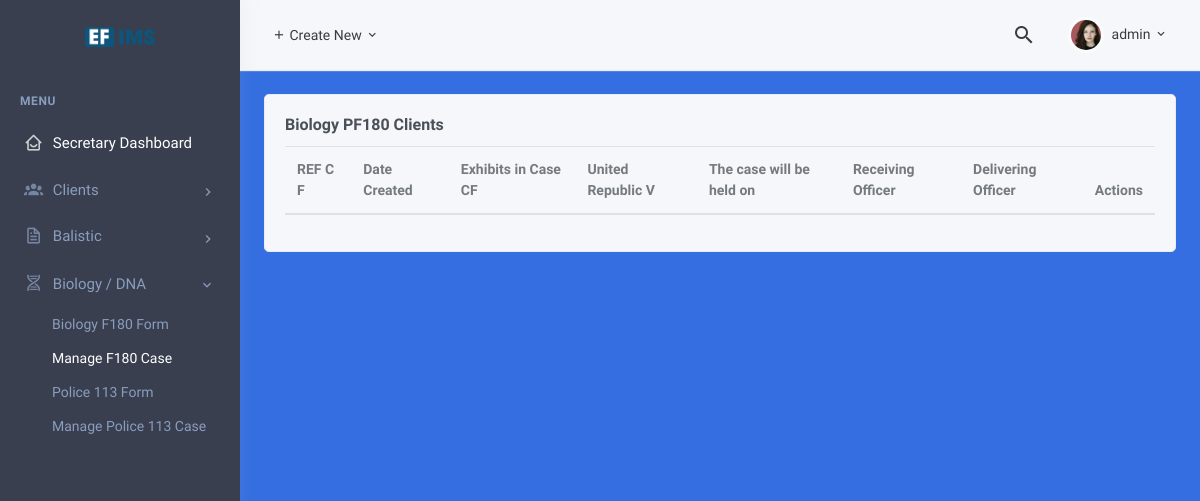
The page /dna/biology/ (signed in) on the database as committed earlier.
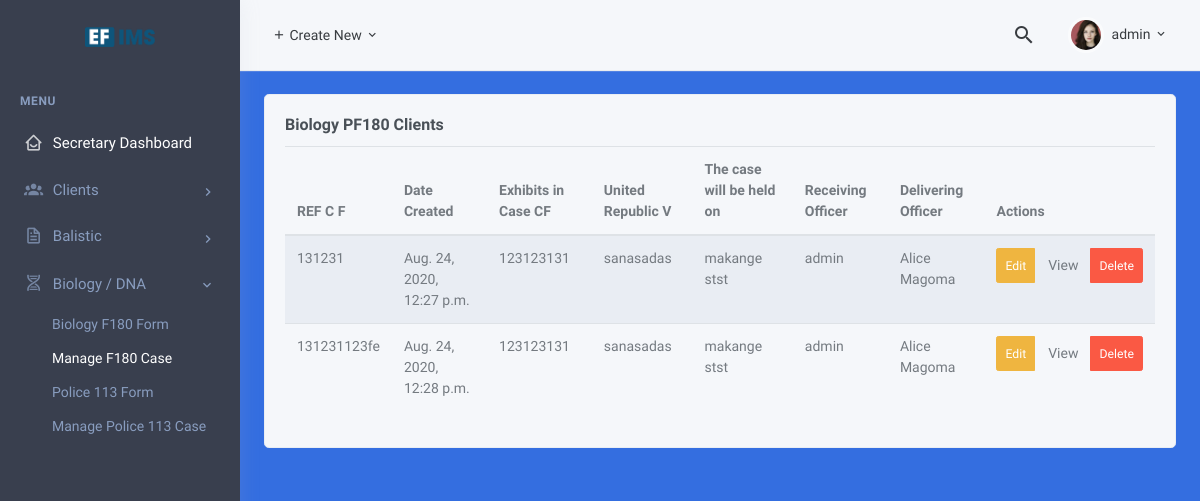
The same page on the database as committed later.
### dna/models.py (models this page shows, shortened)
class BiologyPF180(models.Model):
    ref = models.CharField(verbose_name="REF C F", max_length=100,blank=False,null=False)
    date = models.DateTimeField(verbose_name="Date Created",auto_now_add=True)
    casecf = models.CharField(verbose_name="Exhibits in Case CF", max_length=100,null=False,blank=False)
    united = models.CharField(verbose_name="United Republic V", max_length=100,null=False,blank=False)
    venue = models.CharField(verbose_name="The case will be held on", max_length=100,null=False,blank=False)
    brief = models.TextField()
    receicer = models.ForeignKey('auth.User',on_delete=models.CASCADE,related_name="receiving_officer",verbose_name="receiving officer")
    deliver = models.ForeignKey(Client,on_delete=models.CASCADE,related_name="delivering_officer",verbose_name="delivering officer")
    exihibit_marked = models.CharField(verbose_name="Exihibit Marked", max_length=50)
    exihibit_description = models.CharField(verbose_name="Description of exihibit", max_length=160)
    points = models.CharField(verbose_name="Points of which Opinions is required", max_length=160)
    class Meta:
        verbose_name = 'Biology or DNA PF180'
        verbose_name_plural = 'Biology or DNA PF180'
    def get_absolute_url(self):
        from django.urls import reverse
        return reverse('dna:detail', kwargs={'pk': self.pk})

### pages/models.py (models this page shows, shortened)
class Client(models.Model):
    ir = models.CharField(help_text="Enter IR", max_length=160,null=False,blank=False, verbose_name="IR")
    casetype = models.CharField(help_text="Enter Case Type", max_length=160,null=False,blank=False,verbose_name="Case Type")
    status = models.CharField(help_text="Enter Exhibit Type or Status", max_length=160,null=False,blank=False,verbose_name="Exhibit Type or Status")
    region = models.CharField(help_text="Enter Region or region", max_length=160,null=False,blank=False,verbose_name="Region or District")
    client = models.CharField(help_text="Enter Clients Name", max_length=160,null=False,blank=False,verbose_name="Client Name")
    class Meta:
        verbose_name = 'Client'
        verbose_name_plural = 'Clients'
    def __str__(self):
        return self.client

### dna/views.py (the view)
# urls.py: path('biology/', views.BiologyListView.as_view(), name='list'),
class BiologyListView(LoginRequiredMixin,ListView):
    model = BiologyPF180
    context_object_name = "dna"
    template_name = "dna/biology-list.html"

### template/dna/biology-list.html
{% extends 'ballistic/base.html' %}
{% load static %}
{% block content %}
<div id="layout-wrapper">
    {% include 'include/navbar.html' %}
    <div class="main-content">
        <div class="page-content">
            <div class="container-fluid">
                <div class="row">
                    <div class="col-xl-12">
                        <div class="card">
                            <div class="card-body">
                                <h4 class="card-title">
                                    Biology PF180 Clients
                                </h4>
                                <table id="datatable-buttons" class="table table-striped dt-responsive nowrap">
                                    <thead>
                                        <tr>
                                            <th>REF C F</th>
                                            <th>Date Created</th>
                                            <th>Exhibits in Case CF</th>
                                            <th>United Republic V</th>
                                            <th>The case will be held on</th>
                                            <th>Receiving Officer</th>
                                            <th>Delivering Officer</th>
                                            <th>Actions</th>
                                        </tr>
                                    </thead>
                                    <tbody>
                                        {% for dna in dna %}
                                        <tr>
                                            <td>{{ dna.ref }}</td>
                                            <td>{{ dna.date }}</td>
                                            <td>{{ dna.casecf }}</td>
                                            <td>{{dna.united}}</td>
                                            <td>{{dna.venue}}</td>
                                            <td>{{dna.receicer}}</td>
                                            <td>{{dna.deliver}}</td>
                                            <td>
                                                <div class="btn-group btn-group-sm" role="group" aria-label="Small button group">
                                                    <button type="button" class="btn btn-warning waves-effect waves-light">Edit</button>
                                                    <a href="{{ dna.get_absolute_url }}"><button type="button" class="btn btn-sucess waves-effect waves-light">View</button></a>
                                                    <button type="button" class="btn btn-danger waves-effect waves-light">Delete</button>
                                                </div>
                                            </td>
                                        </tr>
                                        {% endfor %}
                                    </tbody>
                                </table>
                            </div>
                        </div>
                    </div>
                </div>
            </div>
        </div>
    </div>
</div>
{% endblock content %}

Rows that differ between the two databases and show on the page:
added BiologyPF180: ref "131231", date "Aug. 24, 2020, 12:27 p.m.", casecf "123123131", united "sanasadas", venue "makange stst", receicer "admin", deliver "Alice Magoma"
added BiologyPF180: ref "131231123fe", date "Aug. 24, 2020, 12:28 p.m.", casecf "123123131", united "sanasadas", venue "makange stst", receicer "admin", deliver "Alice Magoma"
